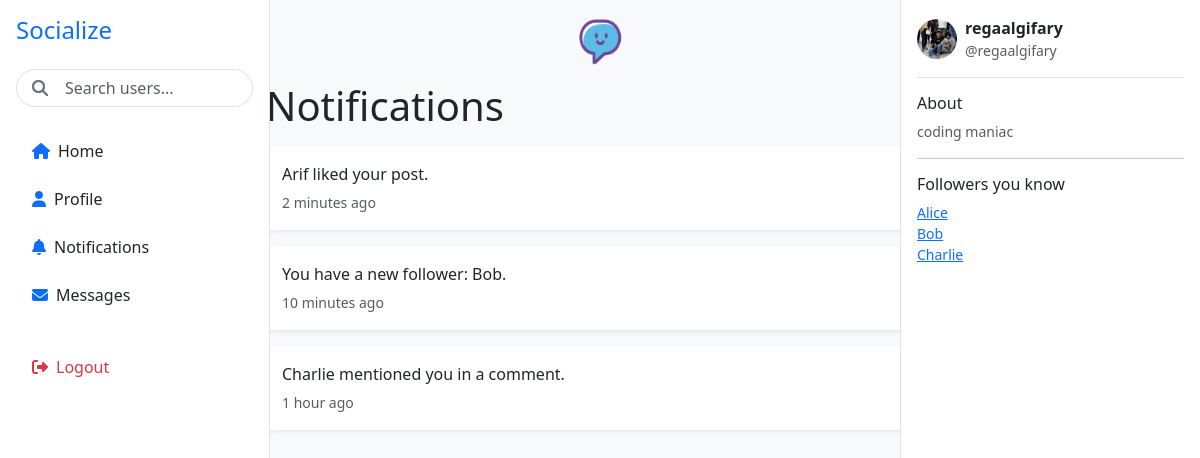
The page /notification.php (signed in) on the database its author committed.
### tables this page shows
CREATE TABLE `users` (
  `id_user` int(26) NOT NULL,
  `username` text NOT NULL,
  `password` text NOT NULL,
  `email` text NOT NULL,
  `description` text DEFAULT NULL,
  `profile_pic` varchar(255) DEFAULT NULL,
  `banner_pic` varchar(255) DEFAULT NULL
);

### notification.php (the view, shortened to what this page needs)
<?php
$user_id = $_SESSION['user_id'];
$mysqli = new mysqli("localhost", "root", "", "socialize_db");
$stmt = $mysqli->prepare("SELECT username, email, profile_pic, banner_pic, description FROM users WHERE id_user = ?");
$stmt->bind_param("i", $user_id);
$stmt->execute();
$user_result = $stmt->get_result();
$user_data = $user_result->fetch_assoc();
$notifications = [
    ["text" => "Arif liked your post.", "time" => "2 minutes ago"],
    ["text" => "You have a new follower: Bob.", "time" => "10 minutes ago"],
    ["text" => "Charlie mentioned you in a comment.", "time" => "1 hour ago"]
];
?>
<!DOCTYPE html>
<html lang="en">
<head>
  <link href="https://cdn.jsdelivr.net/npm/bootstrap@5.3.2/dist/css/bootstrap.min.css" rel="stylesheet" />
  <link rel="stylesheet" href="https://cdnjs.cloudflare.com/ajax/libs/font-awesome/6.5.0/css/all.min.css" />
</head>
<body class="bg-light">
<div class="d-flex">
  <aside class="bg-white border-end p-3 d-none d-md-block sidebar-left">
    <h1 class="text-primary fs-4 mb-4">Socialize</h1>
    <div class="mb-4 position-relative">
      <form action="search_user.php" method="GET" class="position-relative mb-4">
        <input type="text" name="q" class="form-control ps-5 rounded-pill" placeholder="Search users..." required />
        <i class="fa fa-search position-absolute top-50 start-0 translate-middle-y ps-3 text-secondary"></i>
      </form>
      <i class="fa fa-search position-absolute top-50 start-0 translate-middle-y ps-3 text-secondary"></i>
    </div>
    <nav class="nav flex-column">
      <a href="index.php" class="nav-link text-dark mb-2"><i class="fa fa-home me-2 text-primary"></i>Home</a>
      <a href="profile.php" class="nav-link text-dark mb-2"><i class="fa fa-user me-2 text-primary"></i>Profile</a>
      <a href="notification.php" class="nav-link text-dark mb-2"><i class="fa fa-bell me-2 text-primary"></i>Notifications</a>
      <a href="messages.php" class="nav-link text-dark mb-2"><i class="fa fa-envelope me-2 text-primary"></i>Messages</a>
      <a href="?logout=1" class="nav-link text-danger mt-4"><i class="fa fa-sign-out-alt me-2"></i>Logout</a>
    </nav>
  </aside>
  <main class="flex-fill content-main">
    <div class="text-center mb-3">
      <img src="gambar/sosial.png" alt="Socialize Logo" class="img-fluid" style="width: 50px; height: 50px;" />
    </div>
    <h1 class="mb-3">Notifications</h1>
    <?php if (count($notifications) === 0): ?>
      <div class="bg-white rounded shadow-sm p-3">
        <p class="text-center text-muted mb-0">No notifications.</p>
      </div>
    <?php else: ?>
      <?php foreach ($notifications as $notif): ?>
        <div class="bg-white rounded shadow-sm p-3 mb-3">
          <p class="mb-1"><?= htmlspecialchars($notif['text']) ?></p>
          <small class="text-muted"><?= htmlspecialchars($notif['time']) ?></small>
        </div>
      <?php endforeach; ?>
    <?php endif; ?>
  </main>
  <aside class="bg-white border-start p-3 d-none d-xl-block sidebar-right">
    <div class="d-flex align-items-center mb-3 border-bottom pb-3">
      <img src="<?= !empty($user_data['profile_pic']) ? htmlspecialchars($user_data['profile_pic']) : 'gambar/profile_pic.jpg' ?>" alt="User Avatar" class="rounded-circle me-2" width="40" height="40" />
      <div>
        <div class="fw-semibold"><?= htmlspecialchars($user_data['username']) ?></div>
        <div class="text-muted small">@<?= htmlspecialchars($user_data['username']) ?></div>
      </div>
    </div>
    <h6>About</h6>
    <p class="small text-muted"><?= nl2br(htmlspecialchars($user_data['description'] ?? 'No description')) ?></p>
    <hr />
    <h6>Followers you know</h6>
    <ul class="list-unstyled small">
      <li><a href="#">Alice</a></li>
      <li><a href="#">Bob</a></li>
      <li><a href="#">Charlie</a></li>
    </ul>
  </aside>
</div>
</body>
</html>

### notification.php (style rules this page uses)
@media (min-width: 768px) { .sidebar-left { position: fixed; top: 0; bottom: 0; overflow-y: auto; width: 270px; z-index: 1050; } }
@media (min-width: 768px) { .content-main { margin-left: 270px; } }
@media (min-width: 1200px) { .sidebar-right { position: fixed; top: 0; bottom: 0; right: 0; overflow-y: auto; width: 300px; } }
@media (min-width: 1200px) { .content-main { margin-right: 300px; } }
.content-main { max-width: 700px; margin-left: auto; margin-right: auto; padding: 1rem; }

### rows shown on the page
users: profile_pic (picture), username "regaalgifary", description "coding maniac"

### other values the page prints
$notif['text'] "Arif liked your post."
$notif['time'] "2 minutes ago"
$notif['text'] "You have a new follower: Bob."
$notif['time'] "10 minutes ago"
$notif['text'] "Charlie mentioned you in a comment."
$notif['time'] "1 hour ago"
